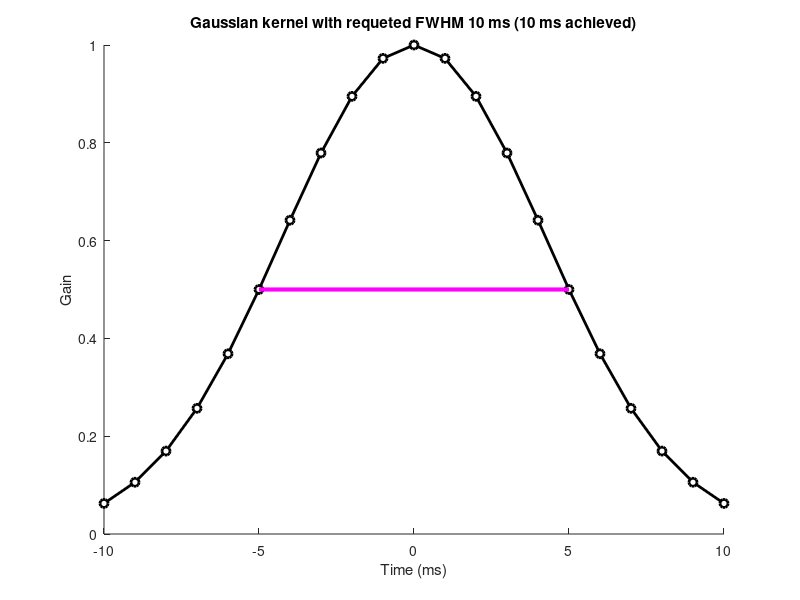
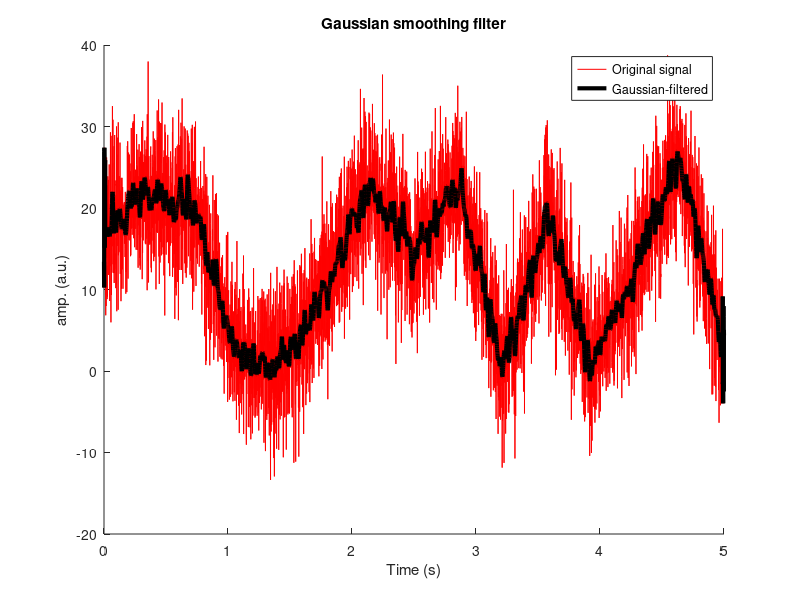

Write MATLAB code to recreate these figures, in order.
%running mean filter to mean-smooth time series data 

srate = 1000; % Hz
time  = 0:1/srate:5;
n     = length(time);
p     = 15;
ampl   = interp1(rand(p,1)*30,linspace(1,p,n));
% noise level, measured in standard deviations
noiseamp = 5; 
noise  = noiseamp * randn(size(time));
signal = ampl + noise;

% normalized time vector in ms
k = 10;
gtime = 1000*(-k:k)/srate;

% Define Full Width at Half Maximum for tuning the amount of smoothing
fwhm = 10; 
% Calculate standard deviation/sigma of the Gaussian kernel
sigma = fwhm / (2 * sqrt(2 * log(2)));
% create Gaussian window
gauswin = exp( -(4*log(2)*gtime.^2) / fwhm^2 );

% compute empirical FWHM
pstPeakHalf = k+dsearchn(gauswin(k+1:end)',.5);
prePeakHalf = dsearchn(gauswin(1:k)',.5);
empFWHM = gtime(pstPeakHalf) - gtime(prePeakHalf);



% show the Gaussian
figure(1), clf, hold on
plot(gtime,gauswin,'ko-','markerfacecolor','w','linew',2)
plot(gtime([prePeakHalf pstPeakHalf]),gauswin([prePeakHalf pstPeakHalf]),'m','linew',3)

% then normalize Gaussian to unit energy
gauswin = gauswin / sum(gauswin);
title([ 'Gaussian kernel with requeted FWHM ' num2str(fwhm) ' ms (' num2str(empFWHM) ' ms achieved)' ])
xlabel('Time (ms)'), ylabel('Gain')

%% implement the filter

% initialize filtered signal vector
filtsigG = signal;

% implement the running mean filter
for i=k+1:n-k-1
    % each point is the weighted average of k surrounding points
    filtsigG(i) = sum( signal(i-k:i+k).*gauswin );
end

% plot
figure(2), clf, hold on
plot(time,signal,'r')
plot(time,filtsigG,'k','linew',3)

xlabel('Time (s)'), ylabel('amp. (a.u.)')
legend({'Original signal';'Gaussian-filtered'})
title('Gaussian smoothing filter')

zoom on


